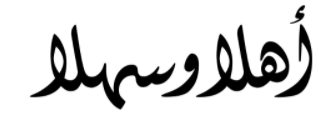
#> input picture test/1.png, 330 x 118 px; its folder holds only this picture in this run
$ jupyter execute --allow-errors main.ipynb   (shell and % lines are left out)
#> lines starting #> are read from the running program, lines starting #| are printed output that depends on the picture; after the words box and inside, x2 and y2 are one past the last pixel; in counts of white or black regions, pixels touching at a corner belong together
### Phase1.py
# Imports
import numpy as np
from Preproccessing import preproccessing
from FeatureExtraction import extract_features
from sklearn import svm
from sklearn.neural_network import MLPClassifier
from sklearn.ensemble import VotingClassifier

# Training Phase
def Phase1(x_train,y_train):
    '''
    Apply Preproccesing and Feature Extraction on  DataSet

    '''
    training_features = np.zeros((len(x_train),255))
    for i in range(0,len(x_train)):
        # Apply Preproccessing
        x_train[i] = preproccessing(x_train[i])
        # Feature Extraction
        training_features[i] = extract_features(x_train[i])

    # model fitting
    clf1 = svm.SVC(probability=True, kernel = 'rbf' , gamma=5, C=1500)
    clf2 = MLPClassifier(random_state=0, max_iter=3000, hidden_layer_sizes=[50])
    clf = VotingClassifier(estimators=[('SVM',clf1),('MLP',clf2)], voting='hard' , weights=[2,1])
    clf.fit(training_features,y_train)

    # return model

    return clf

### Preproccessing.py
import numpy as np
from skimage.color import rgb2gray
from skimage.filters import threshold_otsu
import cv2

def preproccessing(img):
    gray = rgb2gray(img)
    th = threshold_otsu(gray)

    binary = gray > th

    if(binary[0,0] == 1):
        binary = np.bitwise_not(binary)


    return binary.astype(np.uint8)

### FeatureExtraction.py
import numpy as np
from scipy.signal import convolve2d


#  LPQ -- Feature
# [44 lines left out: function extract_features, not called in this run]

# 3) Features extraction
def extract_features(img,winSize=5,freqestim=1,mode='nh'):
    rho= 0.90
    STFTalpha=1/winSize  # alpha in STFT approaches (for Gaussian derivative alpha=1)
    sigmaS=(winSize-1)/4 # Sigma for STFT Gaussian window (applied if freqestim==2)
    sigmaA= 8/ (winSize-1) # Sigma for Gaussian derivative quadrature filters (applied if freqestim==3)
    convmode='valid' # Compute descriptor responses only on part that have full neigborhood. Use 'same' if all pixels are included (extrapolates np.image with zeros).
    img=np.float64(img) # Convert np.image to double
    r=(winSize-1)/2 # Get radius from window size
    x=np.arange(-r,r+1)[np.newaxis] # Form spatial coordinates in window

    if freqestim==1:  #  STFT uniform window
        #  Basic STFT filters
        w0=np.ones_like(x)
        w1=np.exp(-2*np.pi*x*STFTalpha*1j)
        w2=np.conj(w1)
        ## Run filters to compute the frequency response in the four points. Store np.real and np.imaginary parts separately
    # Run first filter
    filterResp1=convolve2d(convolve2d(img,w0.T,convmode),w1,convmode)
    filterResp2=convolve2d(convolve2d(img,w1.T,convmode),w0,convmode)
    filterResp3=convolve2d(convolve2d(img,w1.T,convmode),w1,convmode)
    filterResp4=convolve2d(convolve2d(img,w1.T,convmode),w2,convmode)

    # Initilize frequency domain matrix for four frequency coordinates (np.real and np.imaginary parts for each frequency).
    freqResp=np.dstack([filterResp1.real, filterResp1.imag,
                        filterResp2.real, filterResp2.imag,
                        filterResp3.real, filterResp3.imag,
                        filterResp4.real, filterResp4.imag])
    # Perform quantization and compute LPQ codewords
    inds = np.arange(freqResp.shape[2])[np.newaxis,np.newaxis,:]
    LPQdesc=((freqResp>0)*(2**inds)).sum(2)

    ## Switch format to uint8 if LPQ code np.image is required as output
    if mode=='im':
        LPQdesc=np.uint8(LPQdesc)

    ## Histogram if needed
    if mode=='nh' or mode=='h':
        LPQdesc=np.histogram(LPQdesc.flatten(),range(256))[0]

    ## Normalize histogram if needed
    if mode=='nh':
        LPQdesc=LPQdesc/LPQdesc.sum()

    return LPQdesc

### IO.py
import cv2
import numpy as np
import glob
import os
import skimage.io as io
from skimage.util import dtype
from Preproccessing import *
import matplotlib.pyplot as plt

# [18 lines left out: function show_images, not called in this run]


def ReadDataSet():
    x = []
    y = []
    #read database
    for i in range(1,10):
        for filename in sorted(glob.glob('./database/' + str(i) + '/*.jpg')):
            img = cv2.imread(filename)
            x.append(img)
            y.append(i)

    x= np.array(x,dtype=object)
    y= np.array(y)
    return x,y

# [29 lines left out: functions ReadTestSet, WriteOutputFiles, not called in this run]

### main.ipynb
# Imports

[cell 1]
#Always make all imports in the first cell of the notebook, run them all once.
import numpy as np
from Preproccessing import preproccessing
from FeatureExtraction import extract_features
from IO import ReadDataSet
from Phase1 import Phase1
from sklearn.model_selection import train_test_split
import time
from sklearn.metrics import f1_score, accuracy_score
import cv2
import glob
import pickle
import os
import matplotlib.pyplot as plt
import math
from PIL import Image, ImageDraw, ImageFont

# Read Dataset

[cell 2]
'''
1.a) READ THE DATASET
'''
x,y = ReadDataSet()

'''
 1.b) Splitting the data
        Training Set : 70%
        Test Set : 15 %
'''
#> (the rest of this cell did not finish here and is left out)

# PHASE-1
Training Phase

#> (a cell that did not finish here is left out)

[cell 4]
# # save the model to disk
# filename = 'finalized_model.sav'
# pickle.dump(model, open(filename, 'wb'))

# # some time later...

# # load the model from disk
# loaded_model = pickle.load(open(filename, 'rb'))
# result = loaded_model.score(X_test, Y_test)

# PHASE-2
Testing Phase

[cell 5]
# read test data from file
x_test = []
# [4 lines of commented-out code are left out]
path = "./test"
i=0
list_dir=[int(file.split(".")[0]) for file in os.listdir(path)]
list_dir.sort()
for fname in list_dir:
    img = cv2.imread(path + '/' + str(fname)+".png")
#> img is the input picture: shape (118, 330, 3); min 0, max 255, mean 217.9
    x_test.append(img)
    i += 1

y_test = None
#> (the rest of this cell did not finish here and is left out)

[cell 6]
def show_images(images,titles=None):
    #This function is used to show image(s) with titles by sending an array of images and an array of associated titles.
    # images[0] will be drawn with the title titles[0] if exists
    # You aren't required to understand this function, use it as-is.
    n_ims = len(images)
    if titles is None: titles = ['(%d)' % i for i in range(1,n_ims + 1)]
    fig = plt.figure()
    n = 1
    for image,title in zip(images,titles):
        a = fig.add_subplot(1,n_ims,n)
        if image.ndim == 2:
            plt.gray()
        plt.imshow(image)
        a.set_title(title)
        plt.axis('off')
        n += 1
    fig.set_size_inches(np.array(fig.get_size_inches()) * n_ims)
    plt.show()

[cell 7]
y_pred = np.zeros(len(x_test))
#> y_pred = [0]
runningTime = np.zeros(len(x_test))
#> runningTime = [0]

# 1) Loop on test data
total_start = time.time()
for i in range(0,len(x_test)):
    try:
        #3.a) start timer
        start = time.time()
        #3.b) Preprocess the test image
        x_test[i] = preproccessing(x_test[i].astype('uint8'))
        # 3.c) Extract features from the test image
        x_test[i] = extract_features(x_test[i])
        # 3.d) Classify the test image
        y_pred[i] = model.predict([x_test[i]])

        # 3.e) Stop timer
        runningTime[i] = round(time.time()-start,2)
    except:
        runningTime[i] = round(time.time()-start,2)
        y_pred[i] = -1
        continue
#> this loop made 1 pass
#> (th in preproccessing, rho in extract_features, STFTalpha in extract_features, sigmaS in extract_features, sigmaA in extract_features, convmode in extract_features, r in extract_features, x in extract_features) on pass 1: (0.529, 0.9, 0.2, 1, 2, 'valid', 2, [[-2, -1, 0, 1, 2]])
#> pass 1, in preproccessing, `binary = gray > th`:
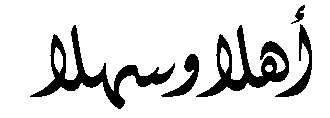
#> binary: shape (118, 330) bool; 85.4% white; 5 black regions, box (x1, y1, x2, y2) and area: (30, 25, 175, 109) 2417, (196, 25, 289, 97) 2046, (275, 24, 312, 97) 621, (161, 54, 199, 97) 521, (291, 5, 305, 24) 99
#> after the loop, runningTime = [0.04]; x_test = 1 item; y_pred = [-1]

total_running = time.time() - total_start
